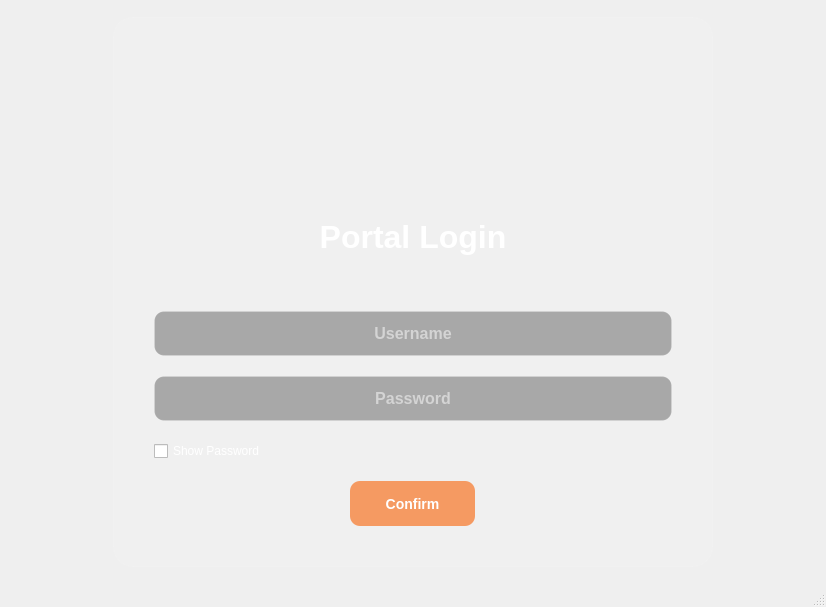
<?xml version="1.0" encoding="UTF-8"?>
<ui version="4.0">
 <class>MainWindow</class>
 <widget class="QMainWindow" name="MainWindow">
  <property name="geometry">
   <rect>
    <x>0</x>
    <y>0</y>
    <width>826</width>
    <height>607</height>
   </rect>
  </property>
  <property name="windowTitle">
   <string>MainWindow</string>
  </property>
  <property name="autoFillBackground">
   <bool>false</bool>
  </property>
  <property name="styleSheet">
   <string notr="true">/* 1. A deep, dark background for the whole app */
QMainWindow {
    border-image: url(resources/bluebg.jpg);
}

/* 2. The Frosted Glass Box */
#login_box {
    background-color: rgba(255, 255, 255, 0.05); /* 5% white creates the glass */
    border: 1px solid rgba(255, 255, 255, 0.1);  /* Soft translucent border */
    border-radius: 20px;                         /* Apple's smooth corners */
}

/* 3. The Inputs */
QLineEdit {
    background-color: rgba(0, 0, 0, 0.3); /* Dark translucent inputs */
    border: 1px solid rgba(255, 255, 255, 0.1);
    border-radius: 10px;
    padding: 10px;
    color: white;
    font-size: 16px;
	font-weight: bold;
}
QLineEdit:focus {
    border: 1px solid #007AFF; /* Apple Blue glow */
}

/* 4. The Button */
QPushButton {
    background-color: #f59a62;
    color: white;
    border-radius: 10px;
    padding: 10px;
    font-weight: bold;
	font-size: 14px;
}
QPushButton:hover {
    background-color: #f08746;
}

QCheckBox{
	color: white;
	font-size: 12px;
}</string>
  </property>
  <widget class="QWidget" name="centralwidget">
   <layout class="QGridLayout" name="gridLayout">
    <item row="1" column="1">
     <widget class="QFrame" name="login_box">
      <property name="maximumSize">
       <size>
        <width>600</width>
        <height>550</height>
       </size>
      </property>
      <layout class="QVBoxLayout" name="verticalLayout">
       <property name="spacing">
        <number>20</number>
       </property>
       <property name="leftMargin">
        <number>40</number>
       </property>
       <property name="topMargin">
        <number>40</number>
       </property>
       <property name="rightMargin">
        <number>40</number>
       </property>
       <property name="bottomMargin">
        <number>40</number>
       </property>
       <item>
        <layout class="QHBoxLayout" name="horizontalLayout_5">
         <item>
          <widget class="QLabel" name="label_2">
           <property name="maximumSize">
            <size>
             <width>325</width>
             <height>200</height>
            </size>
           </property>
           <property name="text">
            <string/>
           </property>
           <property name="pixmap">
            <pixmap>resources/logo.png</pixmap>
           </property>
           <property name="scaledContents">
            <bool>true</bool>
           </property>
          </widget>
         </item>
        </layout>
       </item>
       <item>
        <widget class="QLabel" name="label">
         <property name="maximumSize">
          <size>
           <width>16777215</width>
           <height>200</height>
          </size>
         </property>
         <property name="font">
          <font>
           <family>Microsoft Sans Serif</family>
          </font>
         </property>
         <property name="text">
          <string>&lt;html&gt;&lt;head/&gt;&lt;body&gt;&lt;p&gt;&lt;span style=&quot; font-size:24pt; font-weight:600; color:#ffffff;&quot;&gt;Portal Login&lt;/span&gt;&lt;/p&gt;&lt;/body&gt;&lt;/html&gt;</string>
         </property>
         <property name="textFormat">
          <enum>Qt::AutoText</enum>
         </property>
         <property name="alignment">
          <set>Qt::AlignCenter</set>
         </property>
        </widget>
       </item>
       <item>
        <widget class="QLineEdit" name="username_input">
         <property name="minimumSize">
          <size>
           <width>0</width>
           <height>45</height>
          </size>
         </property>
         <property name="font">
          <font>
           <pointsize>-1</pointsize>
           <weight>75</weight>
           <bold>true</bold>
          </font>
         </property>
         <property name="text">
          <string/>
         </property>
         <property name="alignment">
          <set>Qt::AlignCenter</set>
         </property>
         <property name="placeholderText">
          <string>Username</string>
         </property>
        </widget>
       </item>
       <item>
        <widget class="QLineEdit" name="password_input">
         <property name="minimumSize">
          <size>
           <width>0</width>
           <height>45</height>
          </size>
         </property>
         <property name="echoMode">
          <enum>QLineEdit::Password</enum>
         </property>
         <property name="alignment">
          <set>Qt::AlignCenter</set>
         </property>
         <property name="placeholderText">
          <string>Password</string>
         </property>
        </widget>
       </item>
       <item>
        <widget class="QCheckBox" name="show_password_checkbox">
         <property name="text">
          <string>Show Password</string>
         </property>
        </widget>
       </item>
       <item>
        <layout class="QHBoxLayout" name="horizontalLayout">
         <item>
          <widget class="QPushButton" name="login_button">
           <property name="sizePolicy">
            <sizepolicy hsizetype="Fixed" vsizetype="Maximum">
             <horstretch>0</horstretch>
             <verstretch>0</verstretch>
            </sizepolicy>
           </property>
           <property name="minimumSize">
            <size>
             <width>125</width>
             <height>45</height>
            </size>
           </property>
           <property name="maximumSize">
            <size>
             <width>16777215</width>
             <height>16777215</height>
            </size>
           </property>
           <property name="font">
            <font>
             <pointsize>-1</pointsize>
             <weight>75</weight>
             <bold>true</bold>
            </font>
           </property>
           <property name="layoutDirection">
            <enum>Qt::LeftToRight</enum>
           </property>
           <property name="text">
            <string>Confirm</string>
           </property>
          </widget>
         </item>
        </layout>
       </item>
      </layout>
     </widget>
    </item>
   </layout>
  </widget>
  <widget class="QMenuBar" name="menubar">
   <property name="geometry">
    <rect>
     <x>0</x>
     <y>0</y>
     <width>826</width>
     <height>21</height>
    </rect>
   </property>
  </widget>
  <widget class="QStatusBar" name="statusbar"/>
 </widget>
 <resources/>
 <connections/>
</ui>
